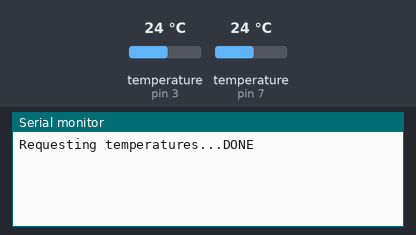
The sketch below on a simulated Arduino Uno, built with avr-gcc and run on an emulated ATmega328P. Parts: the last lines printed to the serial monitor. The test bench sets the inputs (shaded band); at power-on: temperature (sensors on pin 3, pin 7) 24 °C.

Above: at 1.2 s.
1.3 s: temperature (sensor on pin 3) set to 12 °C
At 2.3 s:
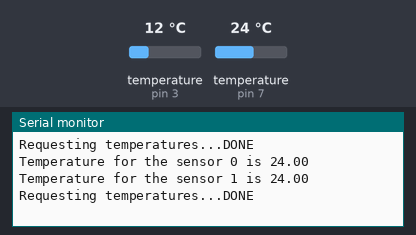
3.1 s: temperature (sensor on pin 7) set to 12 °C
At 4.2 s:
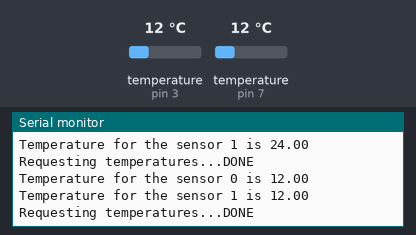
4.9 s: temperature (sensor on pin 3) set to 19 °C
At 5.6 s:
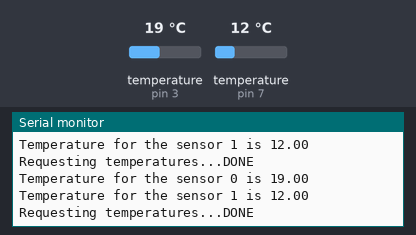
6.7 s: temperature (sensor on pin 7) set to 19 °C
At 8.4 s:
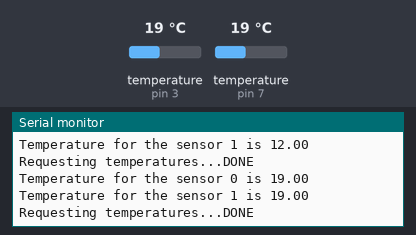
Timing chart, 0 to 9.9 s (numbered marks = the images above; inputs shaded):
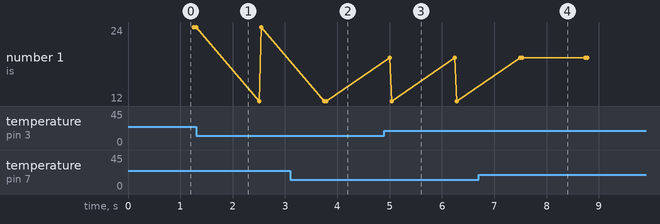

Measured:
- after the input at 3.1 s, the serial monitor: prints a new line after 0.69 s (image 2)
- after the input at 4.9 s, the serial monitor: prints a new line after 0.10 s (image 3)
- after the input at 6.7 s, the serial monitor: prints a new line after 0.83 s (image 4)

The sketch:

DS18B20_Test_Multicapteurs.ino
```cpp
#include <OneWire.h>
#include <DallasTemperature.h>

OneWire ds18x20[] = { 3, 7 };
const int oneWireCount = sizeof(ds18x20)/sizeof(OneWire);
DallasTemperature sensor[oneWireCount];

void setup(void) {
  // start serial port
  Serial.begin(9600);

  // Start up the library on all defined bus-wires
  DeviceAddress deviceAddress;
  for (int i = 0; i < oneWireCount; i++) {
    sensor[i].setOneWire(&ds18x20[i]);
    sensor[i].begin();
    if (sensor[i].getAddress(deviceAddress, 0))
      sensor[i].setResolution(deviceAddress, 8);
  }
}
void loop(void) {
  // call sensors.requestTemperatures() to issue a global temperature
  // request to all devices on the bus
  Serial.print("Requesting temperatures...");
  for (int i = 0; i < oneWireCount; i++) {
    sensor[i].requestTemperatures();
  }
  Serial.println("DONE");

  delay(1000);
  for (int i = 0; i < oneWireCount; i++) {
    float temperature = sensor[i].getTempCByIndex(0);
    Serial.print("Temperature for the sensor ");
    Serial.print(i);
    Serial.print(" is ");
    Serial.println(temperature);
  }
  Serial.println();
}
```
